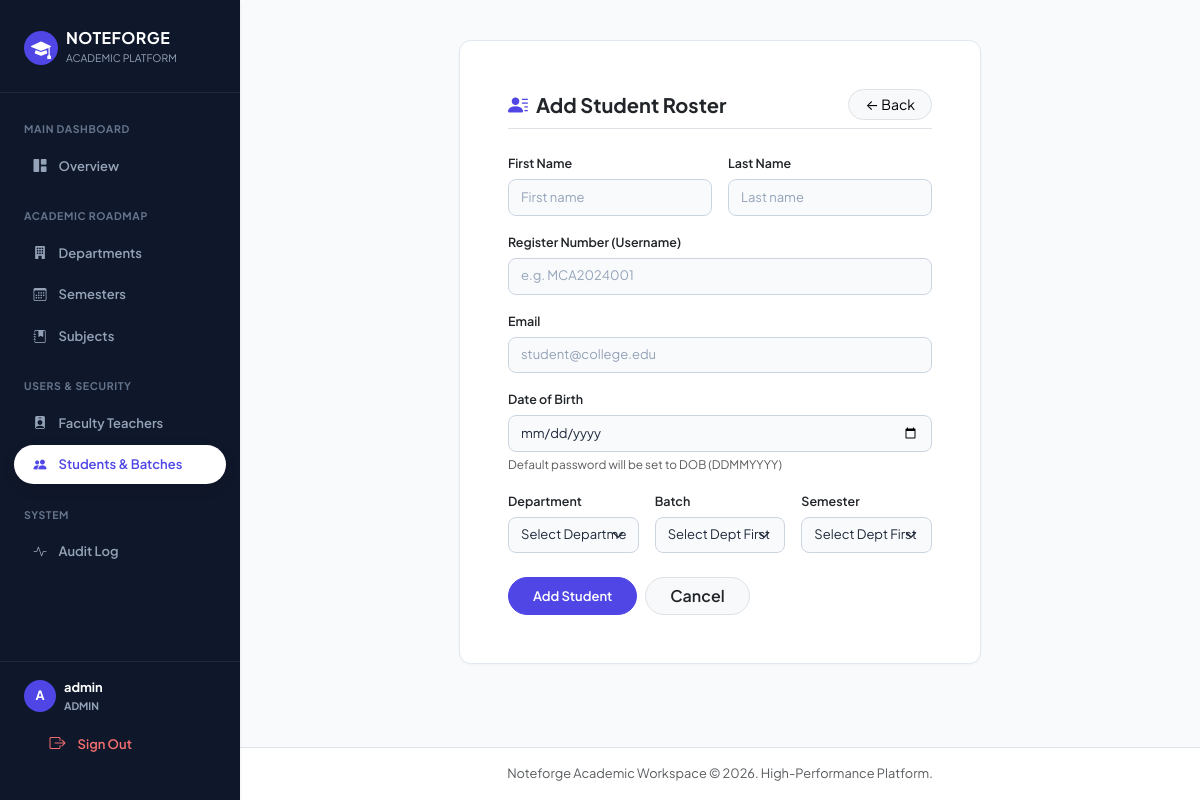
Page /admin-panel/students/add/ (signed in) on the committed database.
### accounts/models.py (models this page shows, shortened)
class User(AbstractUser):
    ROLE_CHOICES = [
        ('admin',   'Admin'),
        ('teacher', 'Teacher'),
        ('student', 'Student'),
    ]
    DESIGNATION_CHOICES = [
        ('assistant_professor',  'Assistant Professor'),
        ('associate_professor',  'Associate Professor'),
    ]
    role        = models.CharField(max_length=10, choices=ROLE_CHOICES, default='student')
    department  = models.ForeignKey(
        Department, null=True, blank=True,
        on_delete=models.SET_NULL, related_name='users'
    )
    semester    = models.ForeignKey(
        Semester, null=True, blank=True,
        on_delete=models.SET_NULL, related_name='students'
    )
    semester_number = models.PositiveIntegerField(null=True, blank=True)
    batch       = models.ForeignKey(
        Batch, null=True, blank=True,
        on_delete=models.SET_NULL, related_name='students'
    )
    employee_id   = models.CharField(max_length=30, blank=True)
    phone         = models.CharField(max_length=15, blank=True)
    is_first_login = models.BooleanField(default=True)
    designation       = models.CharField(max_length=30, choices=DESIGNATION_CHOICES, blank=True)
    is_hod            = models.BooleanField(default=False)
    date_of_birth     = models.DateField(null=True, blank=True)
    assigned_subjects = models.ManyToManyField(Subject, blank=True, related_name='teachers')

### admin_panel/views.py (the view)
    def wrapper(request, *args, **kwargs):
        if not request.user.is_authenticated:
            return redirect('login')
        if request.user.role != 'admin':
            messages.error(request, 'Access denied.')
            return redirect('login')
        return view_func(request, *args, **kwargs)

### accounts/models.py (called while the page is built)
    def __str__(self):
        return self.name or f"{self.start_year}–{self.end_year}"

### admin_panel/views.py (called while the page is built, shortened)
def admin_required(view_func):
    def wrapper(request, *args, **kwargs):
        if not request.user.is_authenticated:
            return redirect('login')
        if request.user.role != 'admin':
            messages.error(request, 'Access denied.')
            return redirect('login')
        return view_func(request, *args, **kwargs)
    return wrapper

@admin_required
def student_add(request):
    batch_id = request.GET.get('batch') or request.POST.get('batch')
    dept_id  = request.GET.get('dept')  or request.POST.get('department')
    sem_id   = request.GET.get('sem')   or request.POST.get('semester')
    return _student_add_render(request, batch_id, dept_id, sem_id)

### templates/admin_panel/student_form.html (shortened to what this page needs)
{% extends 'base.html' %}
{% block content %}
<div class="row justify-content-center py-3">
  <div class="col-md-9 col-lg-7">
    <div class="student-form-wrap card card-style bg-white p-4 p-md-5 shadow-sm">
      <div class="d-flex align-items-center justify-content-between mb-4 pb-2 border-bottom">
        <h5 class="fw-bold text-dark mb-0 d-flex align-items-center gap-2">
          <i class="bi bi-person-lines-fill fs-5" style="color: var(--nf-indigo) !important;"></i> {{ action }} Student Roster
        </h5>
        <a href="{% if request.GET.next %}{{ request.GET.next }}{% else %}{% url 'student_list' %}{% endif %}" class="btn btn-sm btn-light border rounded-pill px-3">← Back</a>
      </div>
      <form method="post">
        <div class="row g-3 mb-3">
          <div class="col-6">
            <label class="form-label fw-semibold text-dark small">First Name</label>
            <input type="text" name="first_name" class="form-control" value="{{ student.first_name|default:'' }}" placeholder="First name" required>
          </div>
          <div class="col-6">
            <label class="form-label fw-semibold text-dark small">Last Name</label>
            <input type="text" name="last_name" class="form-control" value="{{ student.last_name|default:'' }}" placeholder="Last name">
          </div>
        </div>
        <div class="mb-3">
          <label class="form-label fw-semibold text-dark small">Register Number (Username)</label>
          <input type="text" name="username" class="form-control" value="{{ student.username|default:'' }}"
            placeholder="e.g. MCA2024001"
            required>
        </div>
        <div class="mb-3">
          <label class="form-label fw-semibold text-dark small">Email</label>
          <input type="email" name="email" class="form-control" value="{{ student.email|default:'' }}" placeholder="student@college.edu">
        </div>
        <div class="mb-3">
          <label class="form-label fw-semibold text-dark small">Date of Birth</label>
          <input type="date" name="date_of_birth" class="form-control" value="{{ student.date_of_birth|date:'Y-m-d'|default:'' }}" required>
          <div class="form-text text-muted small mt-1">Default password will be set to DOB (DDMMYYYY)</div>
        </div>
        <div class="row g-3 mb-4">
          <div class="col-md-4">
            <label class="form-label fw-semibold text-dark small">Department</label>
            {% if selected_dept %}
              <input type="text" class="form-control bg-light" value="{{ selected_dept.name }} ({{ selected_dept.code }})" disabled>
              <input type="hidden" name="department" value="{{ selected_dept.pk }}">
            {% else %}
              <select name="department" id="deptSelect" class="form-select" required>
                <option value="">Select Department</option>
              </select>
            {% endif %}
          </div>
          <div class="col-md-4">
            <label class="form-label fw-semibold text-dark small">Batch</label>
            {% if selected_batch %}
              <input type="text" class="form-control bg-light" value="{{ selected_batch }}" disabled>
              <input type="hidden" name="batch" value="{{ selected_batch.pk }}">
            {% else %}
              <select name="batch" id="batchSelect" class="form-select" required>
                <option value="">{% if selected_dept %}Select Batch{% else %}Select Dept First{% endif %}</option>
              </select>
            {% endif %}
          </div>
          <div class="col-md-4">
            <label class="form-label fw-semibold text-dark small">Semester</label>
            {% if selected_sem %}
              <input type="text" class="form-control bg-light" value="Semester {{ selected_sem.number }}" disabled>
              <input type="hidden" name="semester" value="{{ selected_sem.pk }}">
            {% else %}
              <select name="semester" id="semSelect" class="form-select" required>
                <option value="">{% if selected_dept %}Select Sem{% else %}Select Dept First{% endif %}</option>
              </select>
            {% endif %}
          </div>
        </div>
        <div class="d-flex gap-2">
          <button type="submit" class="btn btn-primary btn-pill px-4 fw-semibold">{{ action }} Student</button>
          <a href="{% if request.GET.next %}{{ request.GET.next }}{% else %}{% url 'student_list' %}{% endif %}" class="btn btn-light border btn-pill px-4 text-dark fw-semibold">Cancel</a>
        </div>
      </form>
    </div>
  </div>
</div>
{% endblock %}

### templates/base.html (shortened to what this page needs)
<!DOCTYPE html>
<html lang="en">
<head>
<link href="https://cdn.jsdelivr.net/npm/bootstrap@5.3.3/dist/css/bootstrap.min.css" rel="stylesheet">
<link rel="stylesheet" href="https://cdn.jsdelivr.net/npm/bootstrap-icons@1.11.3/font/bootstrap-icons.min.css">
</head>
<body>
<div class="d-flex">
  {% if user.is_authenticated %}
  <aside class="nf-sidebar shadow-sm" id="sidebarMenu">
    <div class="nf-sidebar-brand d-flex align-items-center justify-content-between">
      <div class="d-flex align-items-center gap-2">
        <div class="bg-primary text-white rounded-circle d-flex align-items-center justify-content-center fw-bold" style="width: 34px; height: 34px; background-color: var(--nf-indigo) !important;">
          <i class="bi bi-mortarboard-fill fs-5"></i>
        </div>
        <div>
          <div class="h6 fw-bold text-white mb-0" style="letter-spacing: 0.03em;">NOTEFORGE</div>
          <small class="text-slate-400" style="font-size: 0.65rem; color: #94a3b8;">ACADEMIC PLATFORM</small>
        </div>
      </div>
    </div>
    <nav class="py-2">
      {% if user.role == 'admin' %}
        <div class="nf-nav-header">Main Dashboard</div>
        <a href="{% url 'admin_dashboard' %}" class="nf-nav-link {% if request.resolver_match.url_name == 'admin_dashboard' %}active{% endif %}">
          <i class="bi bi-grid-1x2-fill"></i> Overview
        </a>
        <div class="nf-nav-header">Academic Roadmap</div>
        <a href="{% url 'department_list' %}" class="nf-nav-link {% if 'department' in request.resolver_match.url_name %}active{% endif %}">
          <i class="bi bi-building-fill"></i> Departments
        </a>
        <a href="{% url 'semester_list' %}" class="nf-nav-link {% if 'semester' in request.resolver_match.url_name %}active{% endif %}">
          <i class="bi bi-calendar3"></i> Semesters
        </a>
        <a href="{% url 'subject_list' %}" class="nf-nav-link {% if 'subject' in request.resolver_match.url_name %}active{% endif %}">
          <i class="bi bi-journal-bookmark-fill"></i> Subjects
        </a>
        <div class="nf-nav-header">Users & Security</div>
        <a href="{% url 'teacher_list' %}" class="nf-nav-link {% if 'teacher' in request.resolver_match.url_name %}active{% endif %}">
          <i class="bi bi-person-badge-fill"></i> Faculty Teachers
        </a>
        <a href="{% url 'student_list' %}" class="nf-nav-link {% if 'batch' in request.resolver_match.url_name or 'student' in request.resolver_match.url_name %}active{% endif %}">
          <i class="bi bi-people-fill"></i> Students & Batches
        </a>
        <div class="nf-nav-header">System</div>
        <a href="{% url 'audit_log' %}" class="nf-nav-link {% if 'audit' in request.resolver_match.url_name %}active{% endif %}">
          <i class="bi bi-activity"></i> Audit Log
        </a>
      {% endif %}
    </nav>
    <div class="mt-auto p-3 border-top border-slate-700" style="border-top: 1px solid #1e293b !important;">
      <div class="d-flex align-items-center gap-2 mb-2 px-2">
        <div class="btn-circle text-white fw-bold" style="width: 32px; height: 32px; font-size: 0.8rem; background-color: var(--nf-indigo) !important;">
          {{ user.username|slice:":1"|upper }}
        </div>
        <div class="overflow-hidden">
          <div class="fw-bold text-white text-truncate" style="font-size: 0.8rem;">{{ user.get_full_name|default:user.username }}</div>
          <span class="text-slate-400 d-block text-uppercase" style="font-size: 0.65rem; font-weight: 700; color: #94a3b8;">{{ user.role }}</span>
        </div>
      </div>
      <a href="{% url 'logout' %}" class="nf-nav-link text-danger w-100" style="color: #f87171 !important;">
        <i class="bi bi-box-arrow-right fs-6"></i> <span>Sign Out</span>
      </a>
    </div>
  </aside>
  {% endif %}
  <div class="nf-main-content flex-grow-1">
    <main class="p-3 p-md-4 flex-grow-1">
      {% block content %}{% endblock %}
    </main>
    <footer class="mt-auto py-3 px-4 bg-white border-top text-center text-muted" style="font-size: 0.8rem;">
      Noteforge Academic Workspace &copy; 2026. High-Performance Platform.
    </footer>
  </div>
</div>
</body>
</html>

### templates/base.html (style rules this page uses)
:root { --bs-body-font-family: 'Plus Jakarta Sans', -apple-system, BlinkMacSystemFont, sans-serif; --bs-body-bg: #f8fafc; --bs-body-color: #0f172a; --nf-indigo: #4f46e5; --nf-indigo-hover: #4338ca; --nf-indigo-light: #eef2ff; }
body { font-family: var(--bs-body-font-family); background-color: var(--bs-body-bg); color: var(--bs-body-color); font-size: 13.5px; line-height: 1.55; -webkit-font-smoothing: antialiased; }
.nf-sidebar { width: 240px; height: 100vh; position: fixed; top: 0; left: 0; background-color: #0f172a; z-index: 1040; overflow-y: auto; transition: transform 0.25s ease-in-out; padding-top: 1rem; padding-bottom: 1rem; display: flex; flex-direction: column; justify-content: space-between; }
.nf-main-content { margin-left: 240px; min-height: 100vh; display: flex; flex-direction: column; }
.nf-sidebar-brand { padding: 0.75rem 1.5rem 1.5rem; border-bottom: 1px solid #1e293b; }
.nf-nav-header { font-size: 10.5px; font-weight: 700; text-transform: uppercase; letter-spacing: 0.06em; color: #64748b; padding: 1.25rem 1.5rem 0.4rem; }
.nf-nav-link { display: flex; align-items: center; gap: 0.75rem; padding: 0.6rem 1.25rem; margin: 0.15rem 0.85rem; color: #94a3b8; text-decoration: none; font-weight: 600; font-size: 13px; border-radius: 50px; transition: all 0.2s ease; }
.nf-nav-link.active { color: var(--nf-indigo) !important; background: #ffffff !important; box-shadow: 0 4px 14px rgba(0, 0, 0, 0.12); }
.card-style { border-radius: 12px !important; border: 1px solid #e2e8f0 !important; box-shadow: 0 1px 3px 0 rgba(0, 0, 0, 0.04) !important; background-color: #ffffff !important; }
.btn-primary { background-color: var(--nf-indigo); border-color: var(--nf-indigo); color: #ffffff; font-weight: 600; border-radius: 50px; padding: 0.45rem 1.25rem; font-size: 13px; transition: all 0.2s ease; }
.btn-circle { width: 36px; height: 36px; border-radius: 50% !important; display: inline-flex; align-items: center; justify-content: center; padding: 0; transition: transform 0.2s ease; }
.btn-pill { border-radius: 50px !important; }

### templates/admin_panel/student_form.html (style rules this page uses)
.student-form-wrap .form-control, .student-form-wrap .form-select { font-family: 'Plus Jakarta Sans', sans-serif; font-size: 13px !important; color: #1e293b; padding: 0.48rem 0.75rem !important; border-color: #cbd5e1; border-radius: 8px; }
.student-form-wrap .form-control::placeholder { font-family: 'Plus Jakarta Sans', sans-serif; font-size: 13px !important; color: #94a3b8; }
.student-form-wrap .form-label { font-family: 'Plus Jakarta Sans', sans-serif; font-size: 12.5px !important; margin-bottom: 0.35rem; }
.student-form-wrap input[type="date"] { font-size: 13px !important; }

### rows in the picture
User: username "A", get_full_name "admin", role "ADMIN"

### other values in the picture
{{ action }} "Add"
